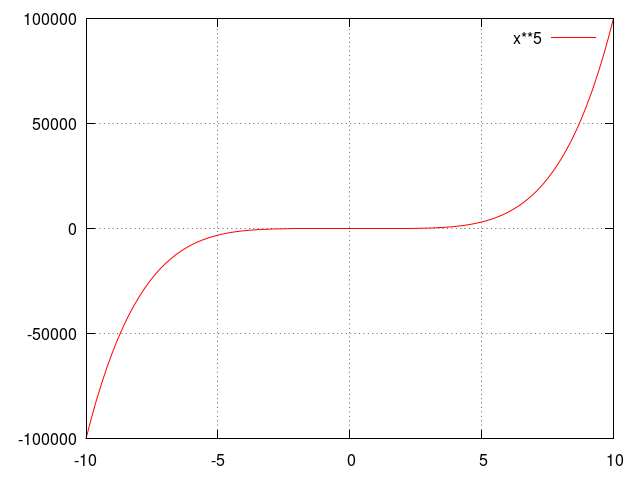

Generate this figure with gnuplot:
load "lib_common.plt"
plot x**5
